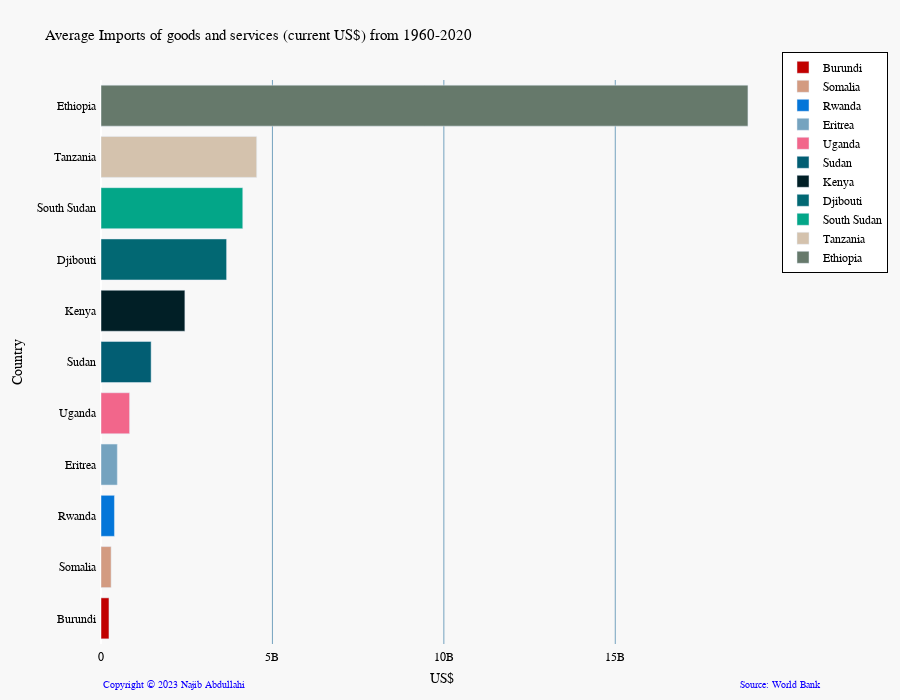

Notebook cell for this chart:
### Code cell
colors = ['#C10000', '#d39b81','#0476D9','#75A3BF','#F2668B','#025E73','#011F26','#026873','#03A688','#D4C2AD','#66796B','#BB0000']
columns = ['Year','Imports of goods and services (current US$)', 'Country']
df_selected = east_africa_countries_data[columns]
# df_selected=df_selected[(df_selected['Country']!='Sudan')]
avg_arable_land = df_selected.groupby("Country")["Imports of goods and services (current US$)"].median()
countries = df_selected.Country.unique()
plot_horizontal_bar(avg_arable_land, colors,"Average Imports of goods and services (current US$) from 1960-2020",countries,"US$")

### Figure 1 — Plotly figure (JSON) as saved in the notebook; plotly's stock layout.template omitted (floating-point values rounded to 4 significant figures)
{"data": [{"marker": {"color": "#C10000"}, "name": "Burundi", "orientation": "h", "type": "bar", "x": [232500000.0], "y": ["Burundi"]}, {"marker": {"color": "#d39b81"}, "name": "Somalia", "orientation": "h", "type": "bar", "x": [295200000.0], "y": ["Somalia"]}, {"marker": {"color": "#0476D9"}, "name": "Rwanda", "orientation": "h", "type": "bar", "x": [391900000.0], "y": ["Rwanda"]}, {"marker": {"color": "#75A3BF"}, "name": "Eritrea", "orientation": "h", "type": "bar", "x": [476000000.0], "y": ["Eritrea"]}, {"marker": {"color": "#F2668B"}, "name": "Uganda", "orientation": "h", "type": "bar", "x": [833700000.0], "y": ["Uganda"]}, {"marker": {"color": "#025E73"}, "name": "Sudan", "orientation": "h", "type": "bar", "x": [1462000000.0], "y": ["Sudan"]}, {"marker": {"color": "#011F26"}, "name": "Kenya", "orientation": "h", "type": "bar", "x": [2447000000.0], "y": ["Kenya"]}, {"marker": {"color": "#026873"}, "name": "Djibouti", "orientation": "h", "type": "bar", "x": [3663000000.0], "y": ["Djibouti"]}, {"marker": {"color": "#03A688"}, "name": "South Sudan", "orientation": "h", "type": "bar", "x": [4135000000.0], "y": ["South Sudan"]}, {"marker": {"color": "#D4C2AD"}, "name": "Tanzania", "orientation": "h", "type": "bar", "x": [4542000000.0], "y": ["Tanzania"]}, {"marker": {"color": "#66796B"}, "name": "Ethiopia", "orientation": "h", "type": "bar", "x": [18870000000.0], "y": ["Ethiopia"]}], "layout": {"annotations": [{"align": "left", "font": {"color": "#1100FF", "size": 10}, "showarrow": false, "text": "Copyright © 2023 Najib Abdullahi", "x": 0, "xanchor": "left", "xref": "paper", "y": -0.06, "yanchor": "top", "yref": "paper"}, {"align": "right", "font": {"color": "#1100FF", "size": 10}, "showarrow": false, "text": "Source: World Bank", "x": 1.06, "xanchor": "right", "xref": "paper", "y": -0.06, "yanchor": "top", "yref": "paper"}], "autosize": true, "barmode": "group", "font": {"color": "black", "family": "Poppins", "size": 12}, "height": 700, "legend": {"bgcolor": "#ffffff", "bordercolor": "#000000", "borderwidth": 1, "font": {"size": 12}, "itemclick": "toggle", "itemdoubleclick": "toggleothers", "tracegroupgap": 10, "traceorder": "normal", "x": 1, "xanchor": "left", "y": 1.05, "yanchor": "top"}, "margin": {"b": 50, "l": 50, "pad": 4, "r": 50, "t": 80}, "paper_bgcolor": "#f8f8f8", "plot_bgcolor": "#f8f8f8", "title": {"font": {"color": "#000000", "size": 15}, "text": "Average Imports of goods and services (current US$) from 1960-2020"}, "width": 900, "xaxis": {"gridcolor": "#75A3BF", "showgrid": true, "title": {"text": "US$"}}, "yaxis": {"gridcolor": "#c9c1b8", "showgrid": false, "title": {"text": "Country"}}}}
